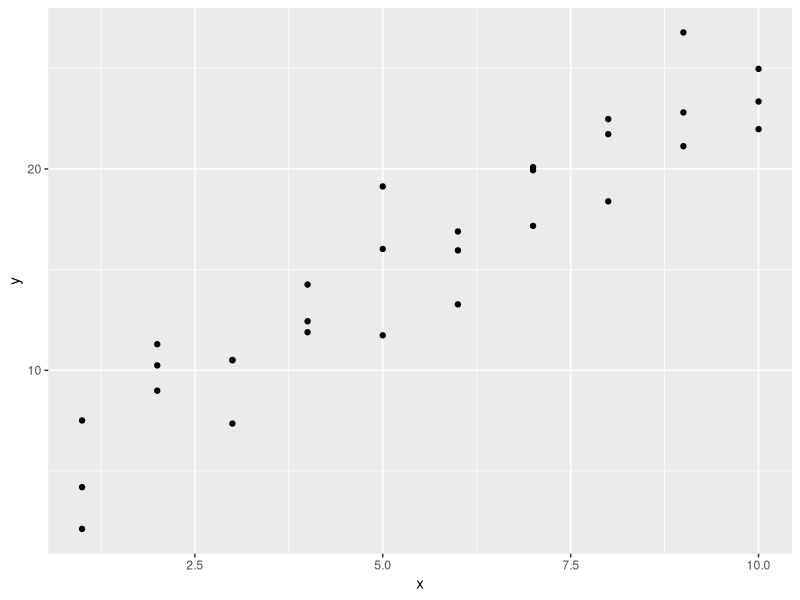
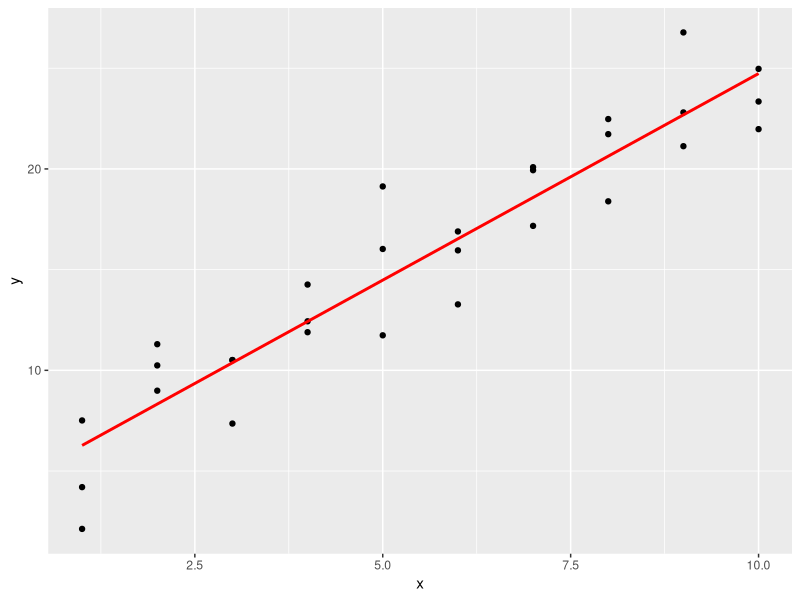
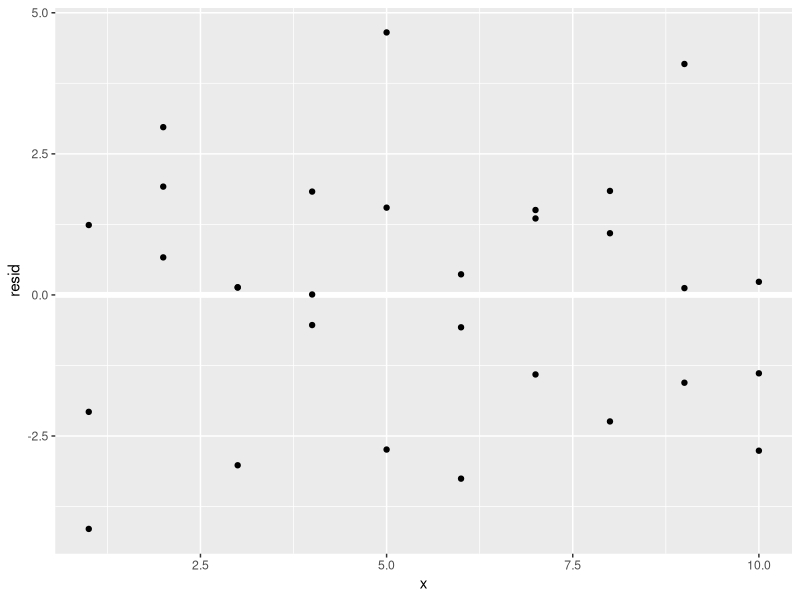
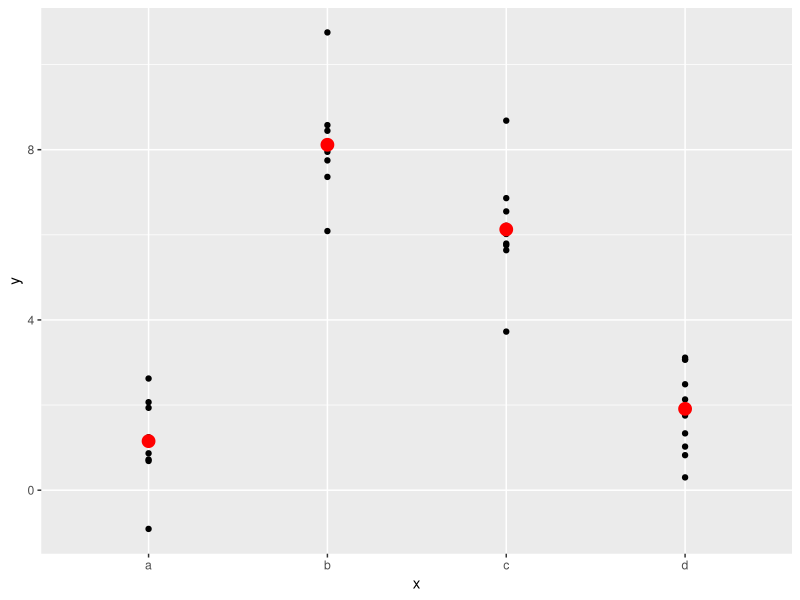
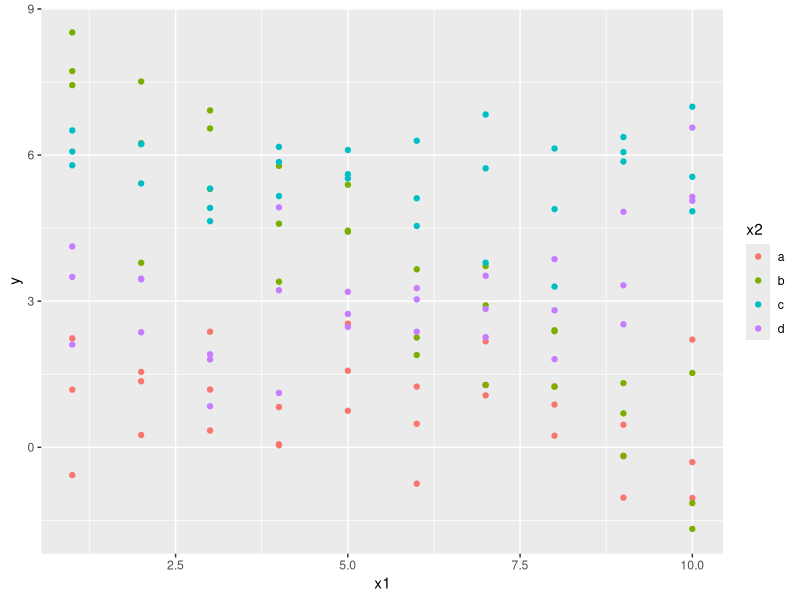
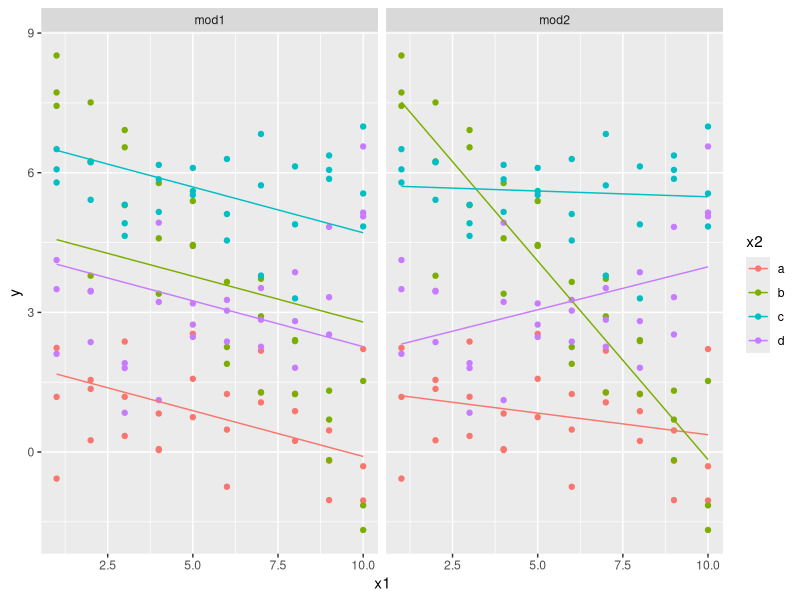
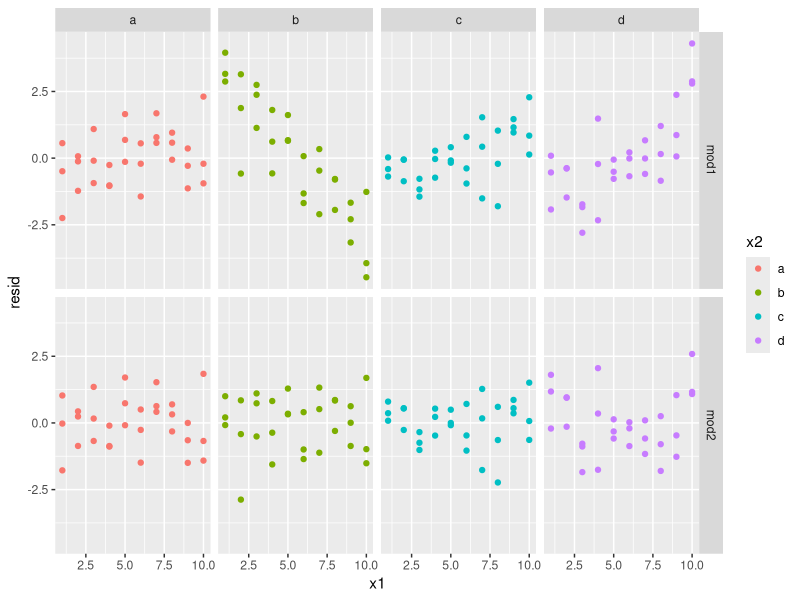
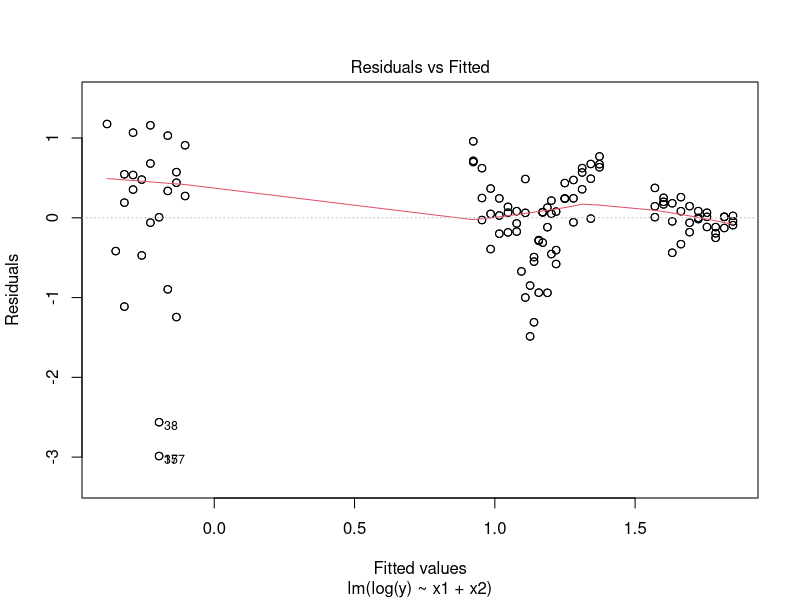

The R source for these figures, in order:
##########################################


# R for Data Scicence 


# R Ladies Austin Meetup 1/24/18


# model basics with modelr


###########################################



# load the tidyverse and the modelr package

library(tidyverse)

# note modelr is a package to help investogate models
# we use R base functions for the actual model building 
library(modelr)
options(na.action = na.warn)



#lets start with a basic model with two continuous variables 
# the modelr package has a very sample datasets
# lets look at sim1 and use that to start 
head(sim1)


# a nice way to start with a model is to look at a plot of the data
ggplot(sim1, aes(x, y)) + 
  geom_point()


# interesting! appears to be a linear relationship between x and y
# as x increases, y increases

# lets try to build a model to approximate this relationship 
# the lm() function creates a linear model
# R4DS goes through another approach to understand the behind the scene workings of this if you are interested 
mod1<-lm(y~x, data=sim1)

#this gives us a summary of the model results
summary(mod1)

# this pulls out only the coefficients of the model
# we only have one term in the model, so we will see that term and the intercept
coef(mod1)



#the point of a model is to be able to make prediction.
# lets use modelr to look at the predicted values from our model 

# first lets create a grid of the values in our model
grid <- sim1 %>% 
  data_grid(x) 
grid


# now lets add the predicted values 
grid <- grid %>% 
  add_predictions(mod1) 
grid


#lets plot those predicted values
ggplot(sim1, aes(x)) +
  geom_point(aes(y = y)) +
  geom_line(aes(y = pred), data = grid, colour = "red", size = 1)


# the flip side of predictions are residuals--what leftover variation is there 
# that is unxplained, or residual, from the module?

sim1 <- sim1 %>% 
  add_residuals(mod1)
sim1


# ok now lets plot these residual values against the original x values
# Note that the average of the residual will always be 0.

ggplot(sim1, aes(x, resid)) + 
  geom_ref_line(h = 0) +
  geom_point() 


#if you see a pattern in this type of plot, it may indicate you do not have a good model fit
# here it looks random, so we probably have a decent model!


# yay!



# Next we will cover the following topics using different sample datasets

# Categorical variables
# Interactions
  # Continuous and categorical
# Transformations
# Missing Values



#lets leook at sim2 which has a categorical var

head(sim2)

# and create a model....
mod2 <- lm(y ~ x, data = sim2)


# and add predictions...
grid <- sim2 %>% 
  data_grid(x) %>% 
  add_predictions(mod2)
grid


####################CATEGORICAL VARS



# which shows us the predicted value for each level of x (a,b,c,d)
# effectively the predicted value will be the mean value of each level
# we can visulaize if that is true here: 

ggplot(sim2, aes(x)) + 
  geom_point(aes(y = y)) +
  geom_point(data = grid, aes(y = pred), colour = "red", size = 4)



## looks like red points( predicted values) are similar ot the mean values 

means<-sim2%>%
  group_by(x)%>%
  summarise(mean=mean(y))
means

#indeed they are the same!!






####################  INTERACTIONS ~~~~~~~~~~~~~~~~~~~~~~~~~~~~~~~~~~~~~~~~~~~~~~~~~~~~


#LETS look at a dataset that has a categorical and continuous predictor

ggplot(sim3, aes(x1, y)) + 
  geom_point(aes(colour = x2))

#x1 = cont
#x2 = categorical 

# you could create a model with both predctors independently as this: 
mod1 <- lm(y ~ x1 + x2, data = sim3)

# or if you want to indicate an interaction between x1 and x2, you could write the model as: 
mod2 <- lm(y ~ x1 * x2, data = sim3)
#Note that whenever you use *, both the interaction and the individual components are included in the model.


# lets get predictions for these, we need to include both vars in the grid statement
#To generate predictions from both models simultaneously, 
#we can use gather_predictions() which adds each prediction as a row.
grid <- sim3 %>% 
  data_grid(x1, x2) %>% 
  gather_predictions(mod1, mod2)
grid



# we can visually inspect and compare the results from both models using: 

ggplot(sim3, aes(x1, y, colour = x2)) + 
  geom_point() + 
  geom_line(data = grid, aes(y = pred)) + 
  facet_wrap(~ model)

# which model appears to fit the data better?


# we can empirically investogate by looking at the residuals
# patterns in  residuals = worse fit



sim3 <- sim3 %>% 
  gather_residuals(mod1, mod2)


#visualize the residuals by x2 which makes it easier to see any potential patterns
ggplot(sim3, aes(x1, resid, colour = x2)) + 
  geom_point() + 
  facet_grid(model ~ x2)



# mod 1 has definiete patterns, whereas mod2 seems like random variation, mod1 seemed to miss something
# ub x2 that mod2 may have captured better. 




# interactions with continuous vars are a bit more complicated--check out the book for more info!!!



####################  TRANSFORMATIONS  ~~~~~~~~~~~~~~~~~~~~~~~~~~~~~~~~~~~~~~~~~~~~~~~~~~~~


# can be inside the model call eg log, exponential
# useful because you can use them to approximate non-linear functions


# a common transformation is a log 



# can transform predictor or response or both!


# for examples

modt <- lm(log(y) ~ x1 + x2, data = sim3)

summary(modt)

plot(modt)


ggplot(sim3, aes(x1, log(y), colour = x2)) + 
  geom_point() + 
  geom_line(data = grid, aes(y = pred)) + 
  facet_wrap(~ model)




####################  MISSING VALUES  ~~~~~~~~~~~~~~~~~~~~~~~~~~~~~~~~~~~~~~~~~~~~~~~~~~~~


# be on the look out for missing values!

# if a row has any missing values that are in the model, that row will be dropped

df <- tribble(
  ~x, ~y,
  1, 2.2,
  2, NA,
  3, 3.5,
  4, 8.3,
  NA, 10
)

mod <- lm(y ~ x, data = df)

# here you get a warning that tells you this. 


# you can suppress the warning but i do not reccomend it!
mod <- lm(y ~ x, data = df, na.action = na.exclude)


# You can always see exactly how many observations were used with nobs()
nobs(mod)




####################  OTHER MODEL FAMILIES  ~~~~~~~~~~~~~~~~~~~~~~~~~~~~~~~~~~~~~~~~~~~~~~~~~~~~

# there are many different types of models! check out more about the ones below in the book

# Generalised linear models, e.g. stats::glm()
# Generalised additive models, e.g. mgcv::gam()
# Penalised linear models, e.g. glmnet::glmnet()
# Robust linear models, e.g. MASS:rlm()

# work similarly from a programming perspective - fun!




####################################   //     END    \\   ##################################################################